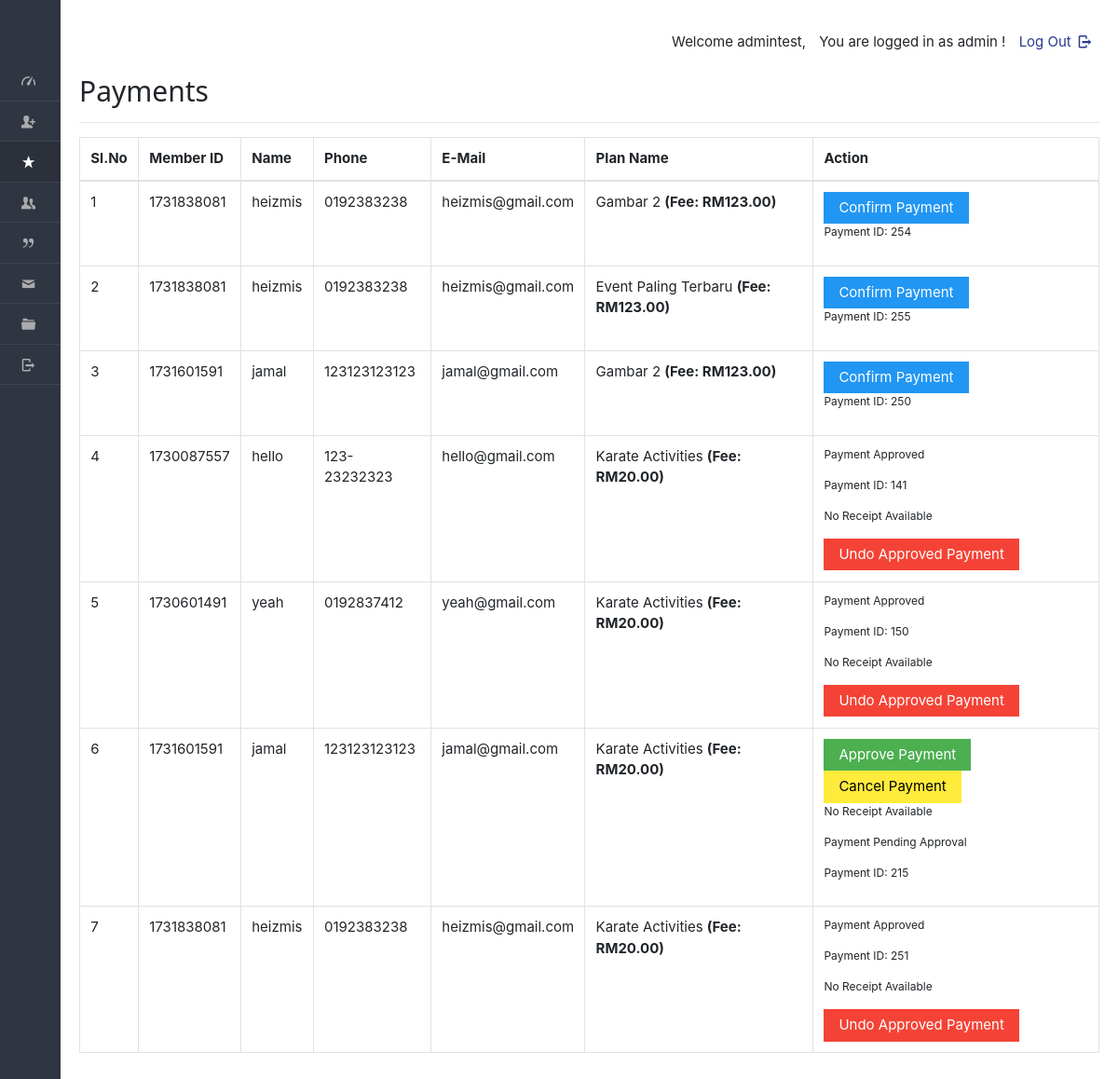
The page /dashboard/admin/payments.php (signed in) on the database as committed earlier.
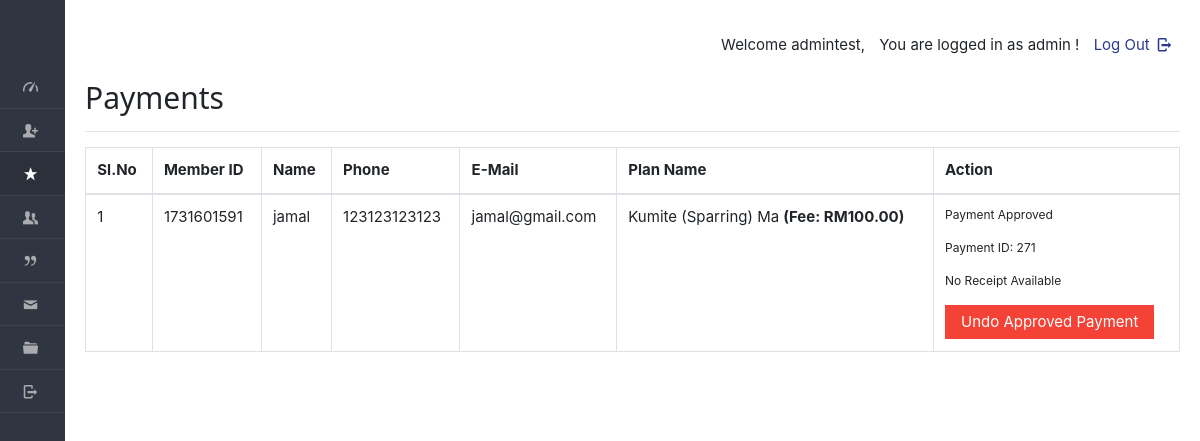
The same page on the database as committed later.
### tables this page shows
CREATE TABLE IF NOT EXISTS `enrolls_to` (
  `et_id` int NOT NULL AUTO_INCREMENT,
  `planid` varchar(8) NOT NULL,
  `userid` varchar(20) NOT NULL,
  `paid_date` varchar(40) DEFAULT NULL,
  `expire` varchar(40) DEFAULT NULL,
  `hasPaid` varchar(5) NOT NULL DEFAULT 'no',
  `hasApproved` varchar(5) DEFAULT NULL,
  `receiptIMG` varchar(100) DEFAULT NULL,
  PRIMARY KEY (`et_id`)
);

CREATE TABLE IF NOT EXISTS `users` (
  `userid` varchar(20) NOT NULL,
  `pass_key` varchar(100) NOT NULL,
  `imageid` varchar(200) DEFAULT NULL,
  `username` varchar(40) DEFAULT NULL,
  `fullName` varchar(100) DEFAULT NULL,
  `gender` varchar(8) DEFAULT NULL,
  `mobile` varchar(20) DEFAULT NULL,
  `email` varchar(200) DEFAULT NULL,
  `dob` varchar(40) DEFAULT NULL,
  `joining_date` varchar(40) DEFAULT NULL,
  `hasApproved` varchar(10) DEFAULT NULL,
  `matrixNumber` varchar(255) DEFAULT NULL,
  `courseName` varchar(255) DEFAULT NULL,
  `no_ic` varchar(50) DEFAULT NULL,
  PRIMARY KEY (`userid`)
);

CREATE TABLE IF NOT EXISTS `plan` (
  `planid` varchar(8) NOT NULL,
  `tid` varchar(45) DEFAULT NULL,
  `planName` varchar(20) NOT NULL,
  `description` varchar(200) NOT NULL,
  `planType` varchar(50) NOT NULL,
  `startDate` varchar(50) NOT NULL,
  `endDate` varchar(50) NOT NULL,
  `duration` int NOT NULL,
  `validity` varchar(20) NOT NULL DEFAULT 'Lifetime',
  `amount` int DEFAULT '0',
  `active` varchar(255) NOT NULL,
  PRIMARY KEY (`planid`),
  KEY `idx_plan_name` (`planName`),
  KEY `idx_plan_type` (`planType`),
  KEY `idx_description` (`description`),
  KEY `idx_active` (`active`)
);

### dashboard/admin/payments.php (the view, shortened to what the changed rows need)
<!DOCTYPE html>
<html lang="en">
<head>
    <link rel="stylesheet" href="../../css/style.css" id="style-resource-5">
    <link rel="stylesheet" href="../../css/dashMain.css">
    <link rel="stylesheet" type="text/css" href="../../css/entypo.css">
    <link href="a1style.css" type="text/css" rel="stylesheet">
    <link rel="stylesheet" href="../../css/bootstrap.min.css">
    <link rel="stylesheet" href="../../css/insidedashboard.css">
    <link rel="stylesheet" href="../../css/dashboard/sidebar.css">
</head>
<body class="page-body page-fade" onload="collapseSidebar()">
<div class="page-container sidebar-collapsed" id="navbarcollapse">
        <?php include('nav.php'); ?>
    <div class="main-content">
        <h2>Payments</h2>
        <table class="table table-bordered">
            <thead>
                <tr>
                    <th>Sl.No</th>
                    <th>Member ID</th>
                    <th>Name</th>
                    <th>Phone</th>
                    <th>E-Mail</th>
                    <th>Plan Name</th>
                    <th>Action</th>
                </tr>
            </thead>
            <tbody>
<?php
$query = "SELECT e.*, u.username, u.mobile, u.email, p.planName, p.amount
          FROM enrolls_to e
          JOIN users u ON e.userid = u.userid
          JOIN plan p ON e.planid = p.planid
          ORDER BY e.expire";
$result = mysqli_query($con, $query);
$sno = 1;
if (mysqli_num_rows($result) > 0) {
    while ($row = mysqli_fetch_array($result, MYSQLI_ASSOC)) {
        $uid = $row['userid'];
        $planid = $row['planid'];
        $planName = $row['planName'];
        $amount = $row['amount'] ?? 0;
        $hasPaid = $row['hasPaid'];
        $hasApproved = $row['hasApproved'];
        $et_id = $row['et_id'];
        $receiptIMG = $row['receiptIMG'];
echo "<tr>";
echo "<td>" . $sno . "</td>";
echo "<td>" . htmlspecialchars($row['userid'] ?? '') . "</td>";
echo "<td>" . htmlspecialchars($row['username'] ?? '') . "</td>";
echo "<td>" . htmlspecialchars($row['mobile'] ?? '') . "</td>";
echo "<td>" . htmlspecialchars($row['email'] ?? '') . "</td>";
echo "<td>" . htmlspecialchars($planName ?? '') . ($amount > 0 ? " <b>(Fee: RM" . number_format($amount, 2) . ")" : "") . "</b></td>";
        $sno++;
if ($hasPaid === 'no') {
    echo "<td>
            <form action='make_payments.php' method='post'>
                <input type='hidden' name='userID' value='" . htmlspecialchars($uid) . "'/>
                <input type='hidden' name='planID' value='" . htmlspecialchars($planid) . "'/>
                <input type='hidden' name='et_id' value='" . htmlspecialchars($et_id) . "'/>
                <input type='submit' class='a1-btn a1-blue' value='Confirm Payment'/>
            </form>
            <p>Payment ID: $et_id</p>
          </td>";
} elseif ($hasPaid === 'yes' && $hasApproved === 'no') {
echo "<td>
    <form action='approve_payment.php' method='post' style='display:inline;'>
        <input type='hidden' name='userID' value='" . htmlspecialchars($uid) . "'/>
        <input type='hidden' name='planID' value='" . htmlspecialchars($planid) . "'/>
        <input type='hidden' name='et_id' value='" . htmlspecialchars($et_id) . "'/>
        <input type='submit' class='a1-btn a1-green' value='Approve Payment'/>
    </form>
    <form action='cancel_payment.php' method='post' style='display:inline;'>
        <input type='hidden' name='et_id' value='" . htmlspecialchars($et_id) . "'/>
        <input type='hidden' name='userID' value='" . htmlspecialchars($uid) . "'/>
        <input type='submit' class='a1-btn a1-yellow' value='Cancel Payment' onclick='return confirm(\"Are you sure you want to cancel this payment?\");'/>
    </form>";
    if (!empty($receiptIMG)) {
        echo "<button class='a1-btn a1-orange' onclick='showModal(\"receiptModal-$uid\")'>View Receipt</button>";
    } else {
        echo "<p>No Receipt Available</p>";
    }
    echo "<p>Payment Pending Approval</p>
          <p>Payment ID: $et_id</p>
          </td>";
} elseif ($hasPaid === 'yes' && $hasApproved === 'yes') {
    echo "<td>
            <p>Payment Approved</p>
            <p>Payment ID: $et_id</p>";
    if (!empty($receiptIMG)) {
        echo "<button class='a1-btn a1-orange' onclick='showModal(\"receiptModal-$uid\")'>View Receipt</button>";
    } else {
        echo "<p>No Receipt Available</p>";
    }
    echo "<form action='undo_payment.php' method='post' style='display:inline;'>
            <input type='hidden' name='et_id' value='" . htmlspecialchars($et_id) . "'/>
            <input type='hidden' name='userID' value='" . htmlspecialchars($uid) . "'/>
            <input type='hidden' name='planID' value='" . htmlspecialchars($planid) . "'/>
            <input type='submit' class='a1-btn a1-red' value='Undo Approved Payment' onclick='return confirm(\"Are you sure you want to undo this payment?\");'/>
          </form>
          </td>";
} else {
    echo "<td>No Action Needed</td>";
}
echo "</tr>";
    }
} else {
    echo "<tr><td colspan='7'>No records found</td></tr>";
}
?>
            </tbody>
        </table>
    </div>
</div>
</body>
</html>

Rows that differ between the two databases and show on the page:
removed enrolls_to: userid "1731838081", userid.username "heizmis", userid.mobile "0192383238", userid.email "heizmis@gmail.com", planid.planName "Gambar 2", planid.amount "123.00", et_id "254"
no longer on this page (row edited): enrolls_to: userid "1731838081", userid.username "heizmis", userid.mobile "0192383238", userid.email "heizmis@gmail.com", planid.planName "Event Paling Terbaru", planid.amount "123.00", et_id "255"
removed enrolls_to: userid "1731601591", userid.username "jamal", userid.mobile "123123123123", userid.email "jamal@gmail.com", planid.planName "Gambar 2", planid.amount "123.00", et_id "250"
removed enrolls_to: userid "1730087557", userid.username "hello", userid.mobile "123-23232323", userid.email "hello@gmail.com", planid.planName "Karate Activities", planid.amount "20.00", et_id "141", shows "No Receipt Available"
removed enrolls_to: userid "1730601491", userid.username "yeah", userid.mobile "0192837412", userid.email "yeah@gmail.com", planid.planName "Karate Activities", planid.amount "20.00", et_id "150", shows "No Receipt Available"
removed enrolls_to: userid "1731601591", userid.username "jamal", userid.mobile "123123123123", userid.email "jamal@gmail.com", planid.planName "Karate Activities", planid.amount "20.00", shows "No Receipt Available", et_id "215"
removed enrolls_to: userid "1731838081", userid.username "heizmis", userid.mobile "0192383238", userid.email "heizmis@gmail.com", planid.planName "Karate Activities", planid.amount "20.00", et_id "251", shows "No Receipt Available"
added enrolls_to: userid "1731601591", userid.username "jamal", userid.mobile "123123123123", userid.email "jamal@gmail.com", planid.planName "Kumite (Sparring) Ma", planid.amount "100.00", et_id "271", shows "No Receipt Available"
